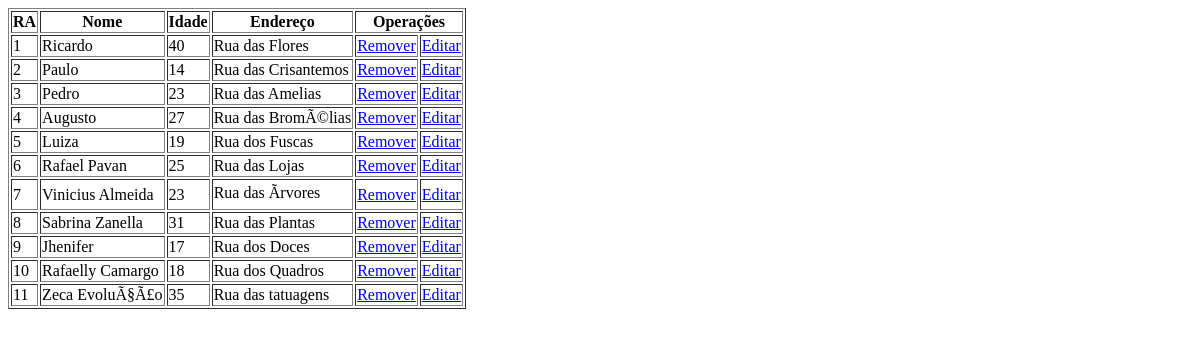
Page /cons_todos_alunos.php on the earlier database version.
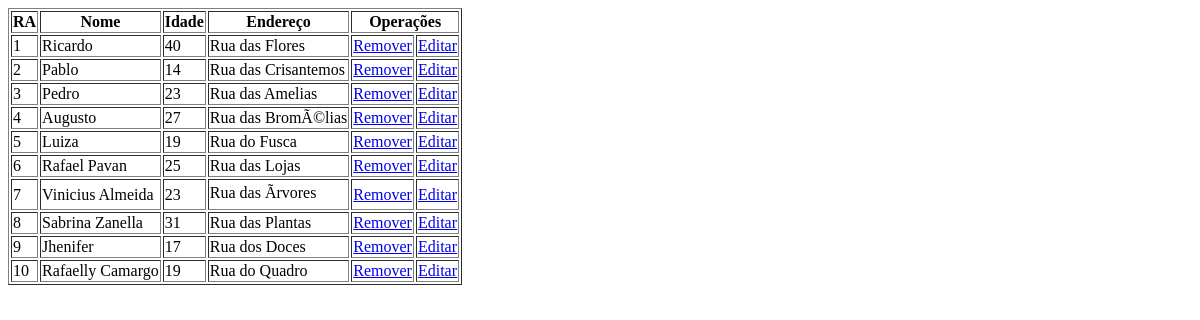
Same page on the later database version.
### tables this page shows
CREATE TABLE IF NOT EXISTS `pessoas` (
  `id` int(11) NOT NULL AUTO_INCREMENT,
  `nome` varchar(40) NOT NULL,
  `idade` int(11) NOT NULL,
  `endereco` varchar(40) NOT NULL,
  PRIMARY KEY (`id`)
);

### cons_todos_alunos.php (the view, shortened to what this page needs)
<!DOCTYPE html>
<html lang="pt-br">
	<head>
	</head>
	<body>
		<?php
		include('cabecalho_conexao.php');
		$SQL = "SELECT * FROM pessoas";
		$dados_recuperados = mysqli_query($con, $SQL);
		if(mysqli_num_rows($dados_recuperados) > 0){
			echo'<table border="1">
					<tr>
						<th>RA</th>
						<th>Nome</th>
						<th>Idade</th>
						<th>Endereço</th>
						<th colspan="2">Operações</th>
					</tr>';
			while( ($resultado = mysqli_fetch_array($dados_recuperados)) != null) {
				echo '<tr>
							<td>'.$resultado[0].'</td>
							<td>'.$resultado[1].'</td>
							<td>'.$resultado[2].'</td>
							<td>'.$resultado[3].'</td>
							<td><a href="remover_aluno.php?pront='.$resultado[0].'">Remover</a></td>
							<td><a href="editar_aluno.php?pront='.$resultado[0].'">Editar</a></td>
					</tr>';
			}
			echo '</table>';
		}
		?>
	</body>
</html>

Differences in the rows shown:
removed pessoas: id "11", nome "Zeca EvoluÃ§Ã£o", idade "35", endereco "Rua das tatuagens"
changed pessoas "Rua das Crisantemos": nome "Paulo" → "Pablo"
changed pessoas "Luiza": endereco "Rua dos Fuscas" → "Rua do Fusca"
changed pessoas "Rafaelly Camargo": idade "18" → "19"; endereco "Rua dos Quadros" → "Rua do Quadro"
